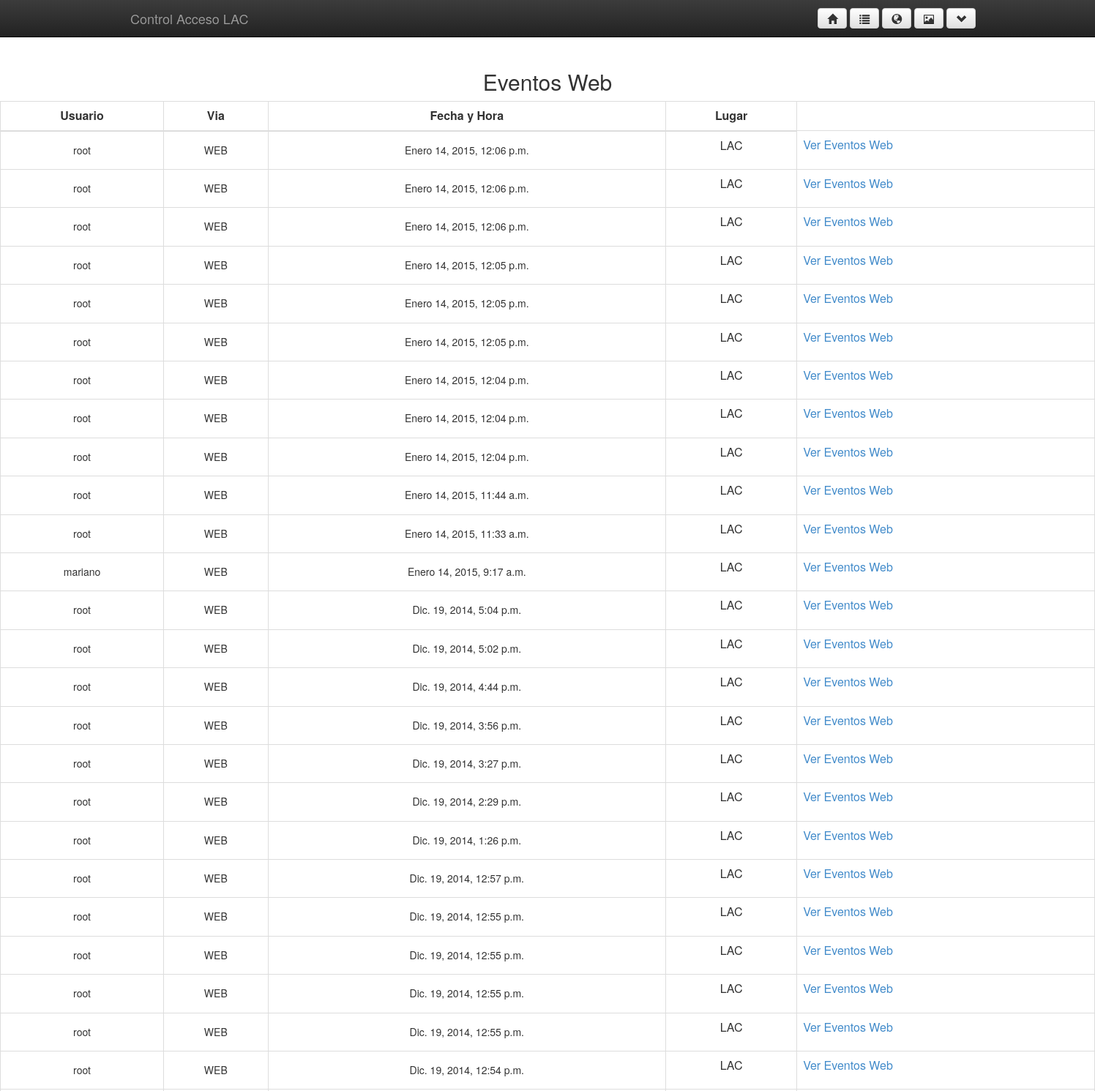
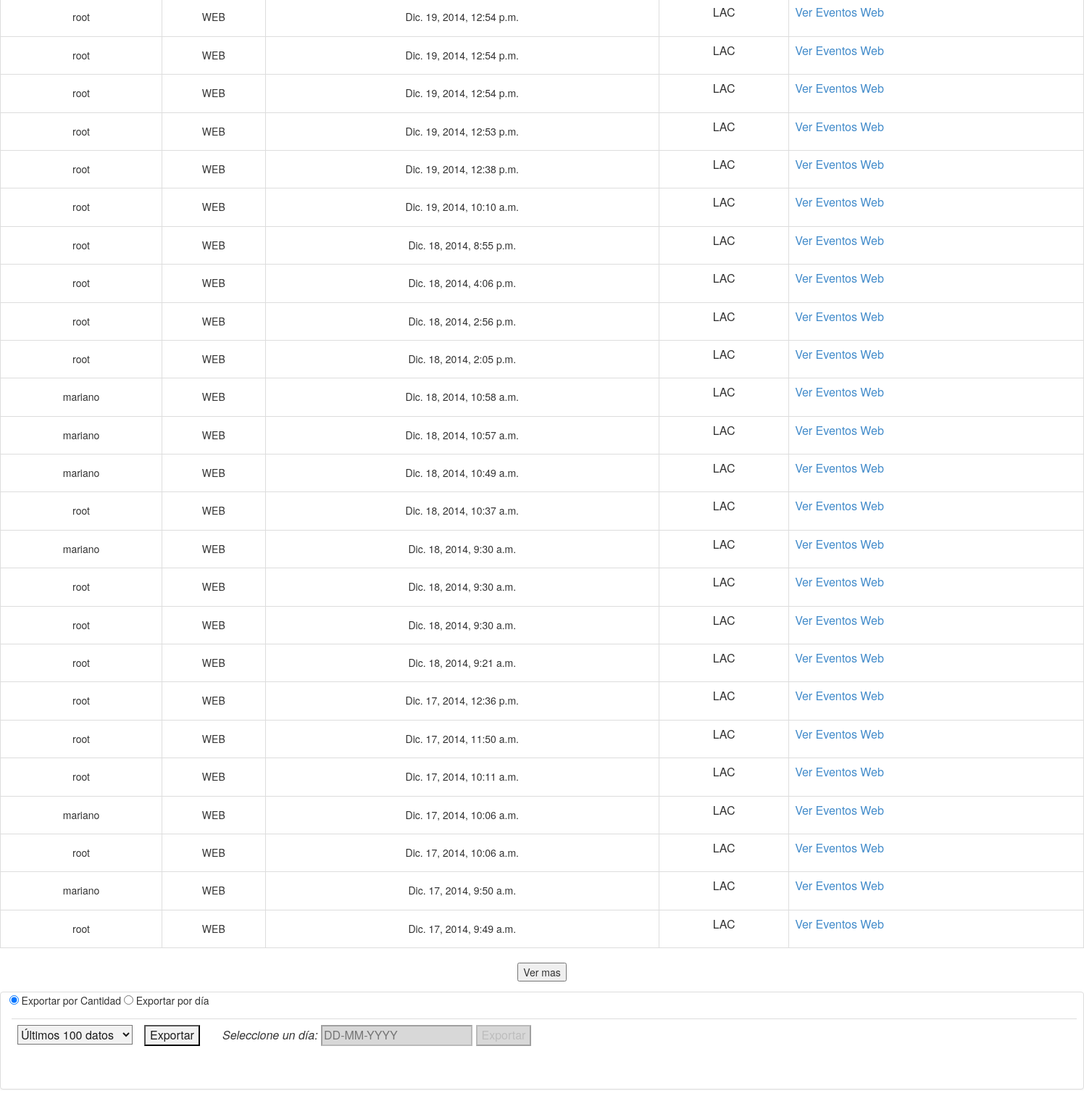
The page /tablaWebEventos (signed in) on the database as committed earlier (2 pictures, top to bottom).
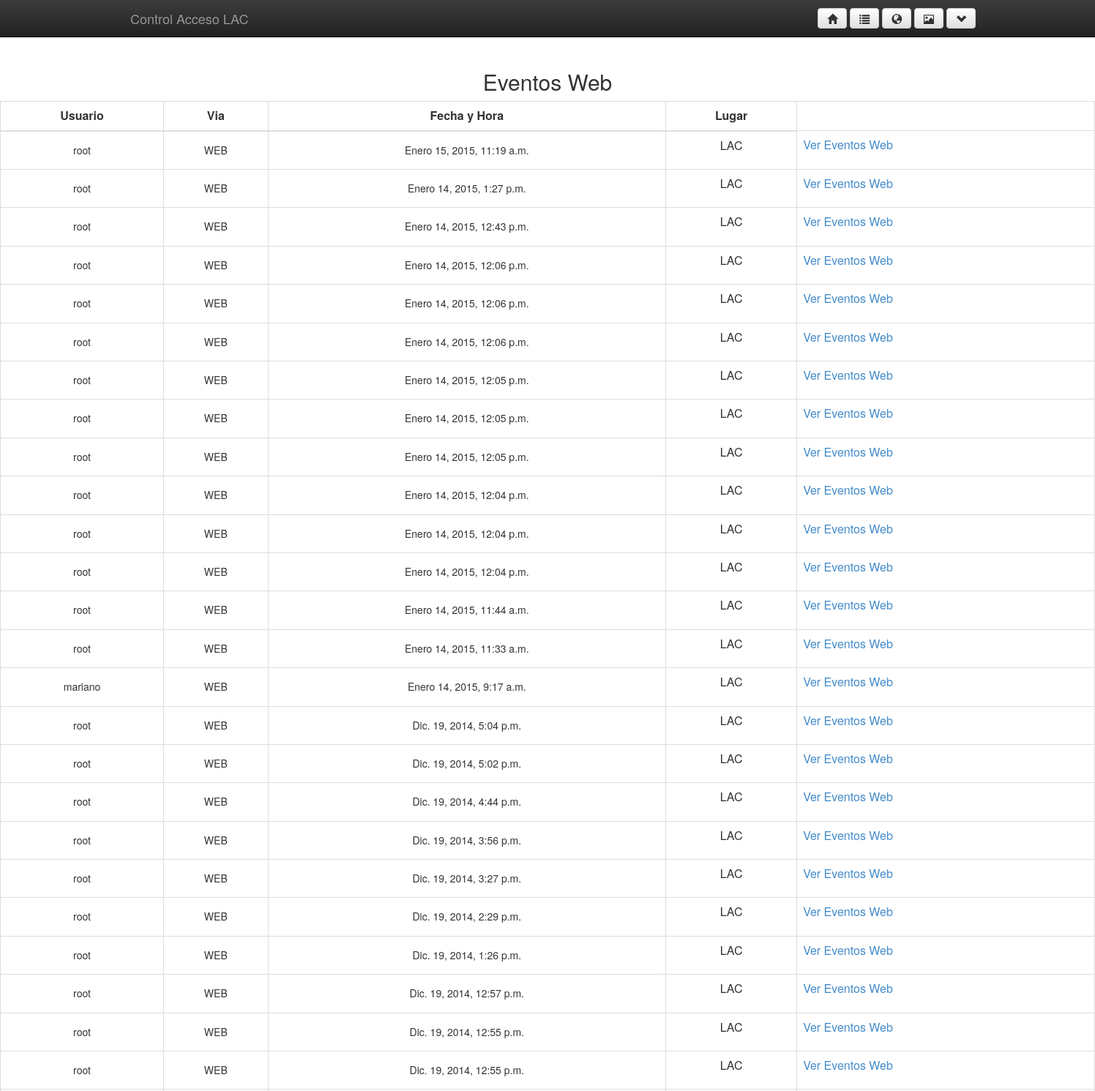
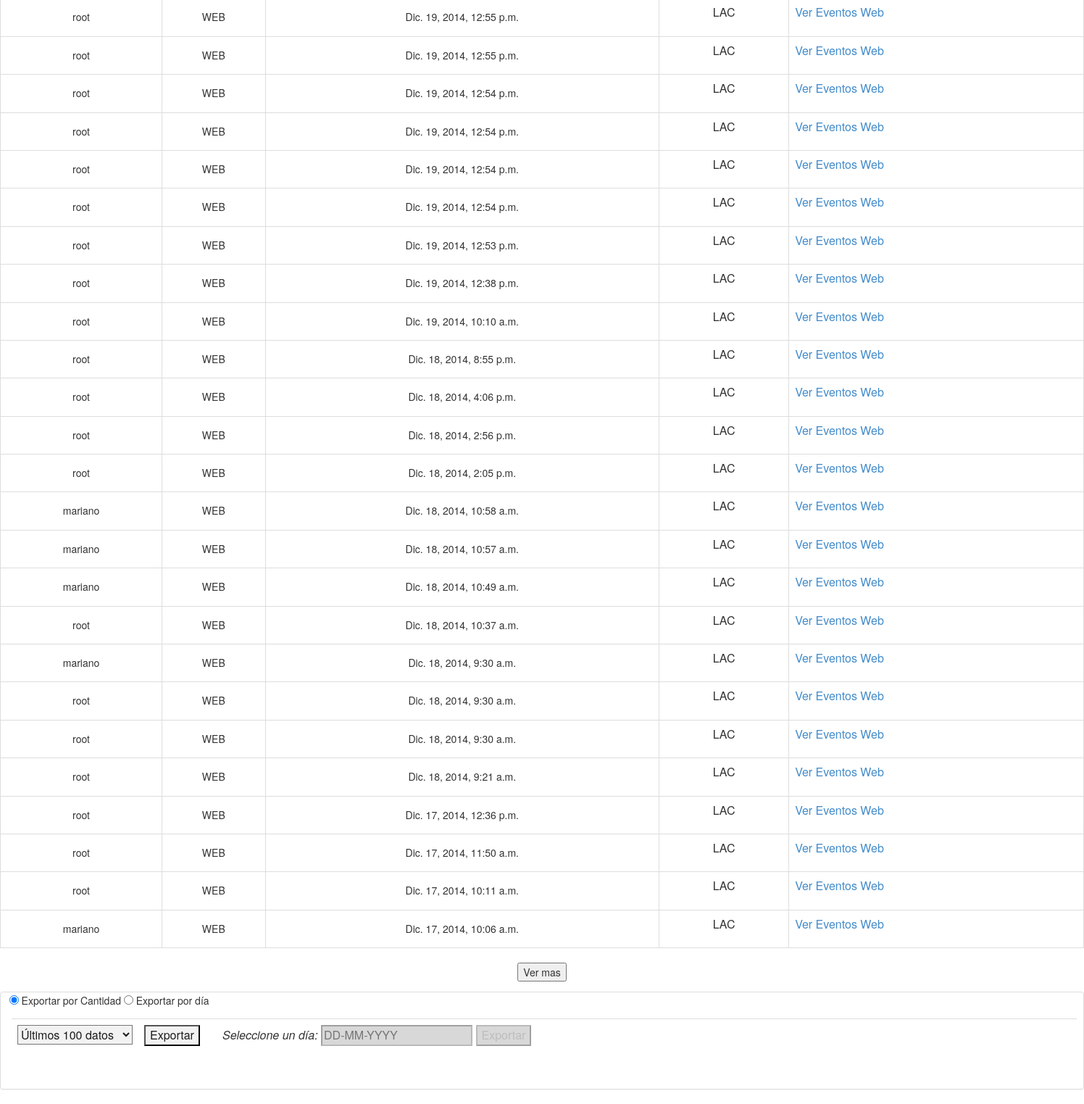
The same page on the database as committed later (2 pictures, top to bottom).
### control/models.py (models this page shows)
class Web_eventos_dj(models.Model):
    id = models.AutoField(primary_key=True)
    id_usuario_eventos_web= models.IntegerField()
    nombres_eventos_web = models.CharField(max_length=50)
    via_eventos_web = models.CharField(max_length=50)
    fechayhora_eventos_web = models.DateTimeField()
    lugar_eventos_web= models.CharField(max_length=50)

### control/views.py (the view)
# urls.py: url(r'^tablaWebEventos$', 'control.views.WebEventos', name='WebEventos'),
@login_required()
def WebEventos(request):
    if request.method=="POST": #Muestra todos los eventos via web
        eventosweb = Web_eventos_dj.objects.order_by('-id')
        return render_to_response('tablaWebEventos.html',{'usuariosWeb': eventosweb },RequestContext(request))
    eventosweb = Web_eventos_dj.objects.order_by('-id')[:50]
    return render_to_response('tablaWebEventos.html',{'usuariosWeb': eventosweb },RequestContext(request))

### login/templates/tablaWebEventos.html (shortened to what this page needs)
{% include 'base2.html' %}
<html>
<head>
        <link rel="stylesheet" href="/static/css/datepicker.css">
</head>
<body>
<center><h2>Eventos Web</h2></center>
<table  class="table table-hover table-bordered">
<thead>
<tr>
<th><center>Usuario</center></th>
<th><center>Via</center></th>
<th><center>Fecha y Hora</center></th>
<th><center>Lugar</center></th>
</tr>
</thead>
<tbody>
{% for usuario in usuariosWeb %}
<tr>
<td align='center'><h5>{{ usuario.nombres_eventos_web }}</h5></td>
<td align='center'><h5>{{ usuario.via_eventos_web }}</h5></td>
<td align='center'><h5>{{ usuario.fechayhora_eventos_web }}</h5></td>
<td align='center'><h>{{ usuario.lugar_eventos_web }}</h5></td>
<td><a href="/eventosUsuarioWeb/{{usuario.id_usuario_eventos_web}}">Ver Eventos Web</a><br/></td>
{% endfor %}
</tbody>
</table>
<form action="/tablaWebEventos" method="post">{% csrf_token %}
<center><button type="submit" class="standar">Ver mas</button></center></form>
<div class="panel panel-default">
    <input type="radio" name="boletin" value="si" checked onClick="habilita(cant)"> Exportar por Cantidad
  <input type="radio" name="boletin" value="no" onClick="deshabilita(cant2)"> Exportar por día
  <div class="panel-body">
    <table class="table" width="50%">
        <tr>
            <td>
                <form  action="/export/eventosweb" method="post">{% csrf_token %}
                    <select id="cant" name="cantidad" style="background-color:#F2F2F2;color:#1C1C1C;">
                        <option name=uno value=100 selected> Últimos 100 datos </option>
                    </select>
            </td>
            <td>
                    <button  style="background-color: #F2F2F2;color:#1C1C1C;" id="exportar" name="exportar" backgroundtype="submit" class="standar">Exportar</button>
            </td>
            <td>
                <div class="container">
                    <div class="hero-unit">
                        <form  action="/export/eventosFechaWeb" method="post">{% csrf_token %}
                            <lable id ="cant3"><i>Seleccione un día: </i> </label><input id="cant2" style="background-color:#D8D8D8;color:#BDBDBD;" type="text" placeholder="DD-MM-YYYY" name="cantidad" disabled>
                            <button style="background-color: #D8D8D8;color:#BDBDBD;" id="exportar2" type="submit" name="exportar2" class="standar" disabled>Exportar</button>
                        </form>
                    </div>
                </div>
            </td>
            <td>
            </td>
        </tr>
</table>
  </div>
</div>
</body>
</html>

Rows that differ between the two databases and show on the page:
no longer on this page (row unchanged): Web_eventos_dj: nombres_eventos_web "root", via_eventos_web "WEB", fechayhora_eventos_web "Dic. 17, 2014, 10:06 a.m.", lugar_eventos_web "LAC"
no longer on this page (row unchanged): Web_eventos_dj: nombres_eventos_web "mariano", via_eventos_web "WEB", fechayhora_eventos_web "Dic. 17, 2014, 9:50 a.m.", lugar_eventos_web "LAC"
no longer on this page (row unchanged): Web_eventos_dj: nombres_eventos_web "root", via_eventos_web "WEB", fechayhora_eventos_web "Dic. 17, 2014, 9:49 a.m.", lugar_eventos_web "LAC"
added Web_eventos_dj: nombres_eventos_web "root", via_eventos_web "WEB", fechayhora_eventos_web "Enero 15, 2015, 11:19 a.m.", lugar_eventos_web "LAC"
added Web_eventos_dj: nombres_eventos_web "root", via_eventos_web "WEB", fechayhora_eventos_web "Enero 14, 2015, 1:27 p.m.", lugar_eventos_web "LAC"
added Web_eventos_dj: nombres_eventos_web "root", via_eventos_web "WEB", fechayhora_eventos_web "Enero 14, 2015, 12:43 p.m.", lugar_eventos_web "LAC"
